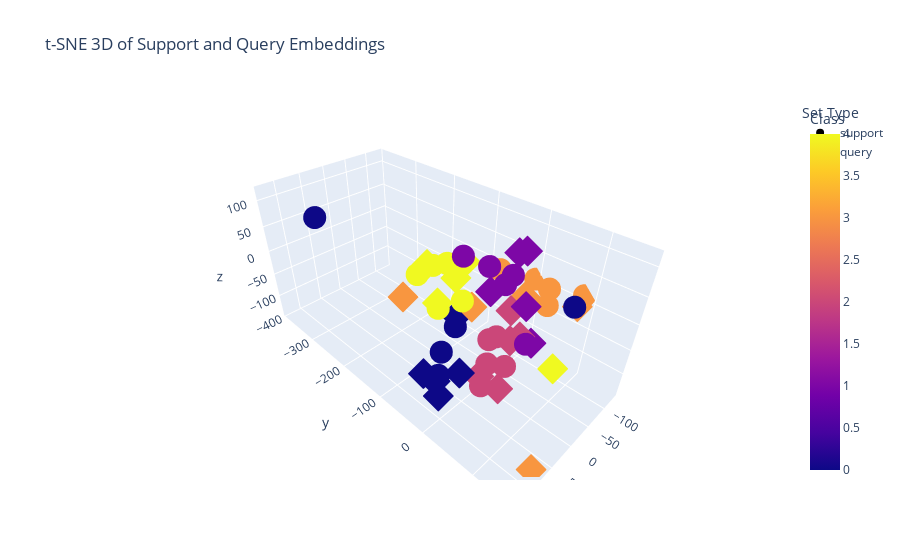

This figure's notebook cell:
### Code cell
from sklearn.manifold import TSNE
import pandas as pd

import plotly.express as px

# Get embeddings for support and query images
with torch.no_grad():
    support_embeddings = model.backbone(support_images.cuda()).cpu().numpy()
    query_embeddings = model.backbone(query_images.cuda()).cpu().numpy()

# Concatenate embeddings and labels
all_embeddings = np.concatenate([support_embeddings, query_embeddings], axis=0)
all_labels = np.concatenate([support_labels.cpu().numpy(), query_labels.cpu().numpy()])
all_set_type = np.array(['support'] * len(support_labels) + ['query'] * len(query_labels))

# Run t-SNE in 3D
tsne = TSNE(n_components=3, random_state=42, perplexity=5)
embeddings_3d = tsne.fit_transform(all_embeddings)

# Prepare DataFrame for Plotly
df_tsne = pd.DataFrame({
    'x': embeddings_3d[:, 0],
    'y': embeddings_3d[:, 1],
    'z': embeddings_3d[:, 2],
    'label': all_labels,
    'set': all_set_type
})

fig = px.scatter_3d(
    df_tsne, x='x', y='y', z='z',
    color='label',
    symbol='set',
    title='t-SNE 3D of Support and Query Embeddings',
    labels={'label': 'Class', 'set': 'Set Type'}
)
fig.show()

### Figure 1 — Plotly figure (JSON) as saved in the notebook; plotly's stock layout.template omitted (floating-point values rounded to 4 significant figures)
{"data": [{"hovertemplate": "Set Type=support<br>x=%{x}<br>y=%{y}<br>z=%{z}<br>Class=%{marker.color}<extra></extra>", "legendgroup": "support", "marker": {"color": [1, 1, 1, 1, 1, 2, 2, 2, 2, 2, 3, 3, 3, 3, 3, 4, 4, 4, 4, 4, 0, 0, 0, 0, 0], "coloraxis": "coloraxis", "symbol": "circle"}, "mode": "markers", "name": "support", "scene": "scene", "showlegend": true, "type": "scatter3d", "x": [51.07, 7.87, -12.27, 45.8, 6.4, 27.02, 7.777, -12.3, -5.081, -6.743, -94.59, -130.9, -130.3, -100.6, -80.86, 17.45, -14.54, 63.52, 18.04, 48.96, -12.67, 103.2, 90.12, 71.8, 43.49], "y": [100.1, 41.63, 17.34, -13.53, 0.8158, 17.9, 24.69, -2.686, 2.916, 35.91, 42.34, 83.54, -4.205, 40.35, -42.42, -36.09, -98.95, -84.45, -97.9, -55.86, 124.3, 27.44, -8.967, -32.38, -386.3], "z": [38.72, 95.07, 58.6, 117.1, 89.93, -117.0, -21.98, -57.29, -101.5, -85.33, 22.4, 12.36, 1.718, -13.7, 25.59, 17.31, 41.86, 63.51, 52.96, 9.784, 75.95, 55.26, -20.82, -97.52, 41.9]}, {"hovertemplate": "Set Type=query<br>x=%{x}<br>y=%{y}<br>z=%{z}<br>Class=%{marker.color}<extra></extra>", "legendgroup": "query", "marker": {"color": [1, 1, 1, 1, 1, 2, 2, 2, 2, 2, 3, 3, 3, 3, 3, 4, 4, 4, 4, 4, 0, 0, 0, 0, 0], "coloraxis": "coloraxis", "symbol": "diamond"}, "mode": "markers", "name": "query", "scene": "scene", "showlegend": true, "type": "scatter3d", "x": [31.55, -0.9152, -30.6, -70.1, -99.8, -37.95, 47.08, -37.31, -25.17, 43.56, 77.5, -112.8, -28.29, 59.95, -93.98, -19.16, -29.02, -4.065, 6.68, -43.54, -40.12, 106.7, 117.6, 128.5, 99.31], "y": [24.91, 62.48, 22.57, 10.09, 23.27, 15.29, 28.17, 20.62, 44.81, 61.89, 154.0, -8.562, -54.17, -122.2, 92.4, -64.76, 104.9, -133.4, -98.42, -104.5, -97.2, -28.67, 50.35, 17.26, -4.759], "z": [72.33, 49.98, 105.7, 86.61, -103.6, -3.068, -73.44, -60.42, -30.22, -77.2, -141.7, -28.51, -28.52, 2.383, 15.93, 57.74, -57.44, 29.18, -24.98, -2.283, -77.42, -65.72, 0.07802, -31.22, -101.3]}], "layout": {"coloraxis": {"colorbar": {"title": {"text": "Class"}}, "colorscale": [[0, "#0d0887"], [0.1111, "#46039f"], [0.2222, "#7201a8"], [0.3333, "#9c179e"], [0.4444, "#bd3786"], [0.5556, "#d8576b"], [0.6667, "#ed7953"], [0.7778, "#fb9f3a"], [0.8889, "#fdca26"], [1, "#f0f921"]]}, "legend": {"title": {"text": "Set Type"}, "tracegroupgap": 0}, "scene": {"domain": {"x": [0, 1], "y": [0, 1]}, "xaxis": {"title": {"text": "x"}}, "yaxis": {"title": {"text": "y"}}, "zaxis": {"title": {"text": "z"}}}, "title": {"text": "t-SNE 3D of Support and Query Embeddings"}}}
